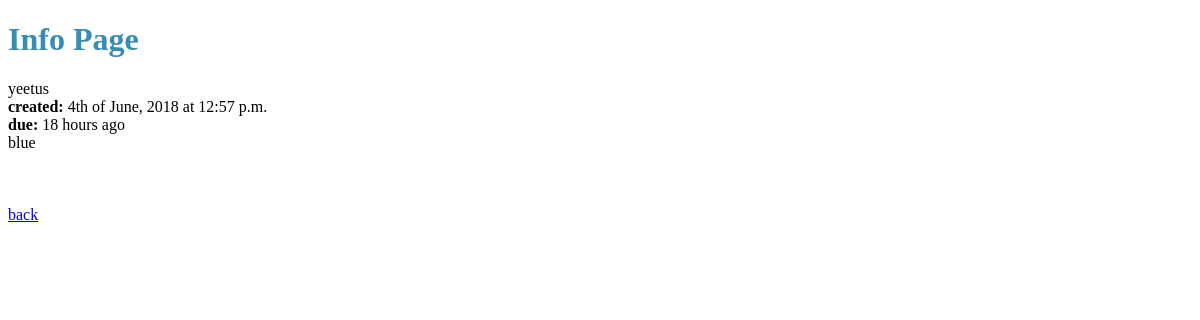
/info, run on an earlier commit of the app's database.
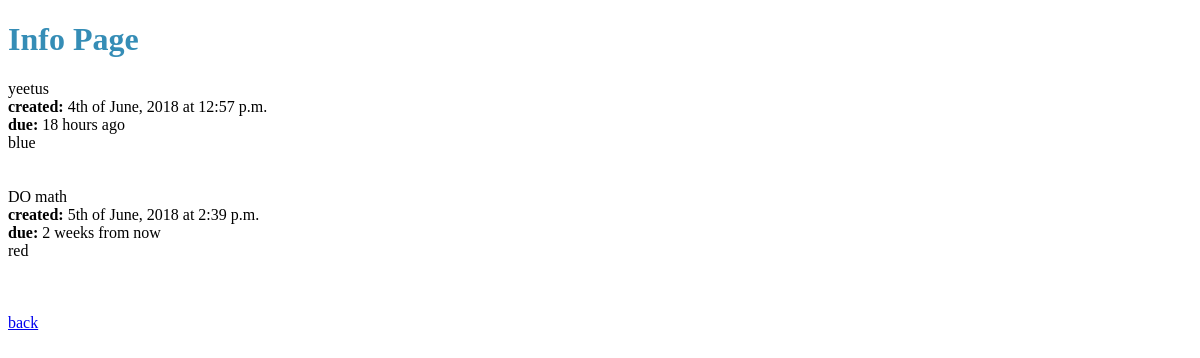
And on a later commit of the database.
### notesApp/models.py (models this page shows, shortened)
class Note(models.Model):
    colourChoices = (
        ('blue' ,'Blue'),
        ('red' ,'Red'),
        ('green' ,'Green'),
        ('yellow' ,'Yellow'),
    )
    owner = models.IntegerField()
    title = models.CharField(max_length=20)
    description = models.TextField()
    colour = models.CharField(max_length=4, choices=colourChoices)
    subject = models.CharField(max_length=20)
    dateCreated = models.DateTimeField('date created')
    dateDue = models.DateTimeField('date due')

### notesApp/views.py (the view)
# urls.py: path('info', views.info, name='info'),
def info(request):
    notes = Note.objects.all()
    return render(request, 'notesApp/info.html', {'notes': notes})

### templates/notesApp/info.html (shortened to what this page needs)
{% load humanize %}
<!DOCTYPE html>
<html lang="en">
<head>
</head>
<body>
    <h1 style="color: rgb(53, 141, 182)">Info Page</h1>
    {% if notes %}
        {% for note in notes %}
            {{ note.title }}<br>
            <b>created:</b> {{ note.dateCreated|date:"jS \o\f F, Y \a\t P" }}<br>
            <b>due:</b> {{ note.dateDue|naturaltime }}
            <br>
            {{ note.colour }}
            <br>
            <br>
            <br>
        {% endfor %}
    {% else %}
        no notes
    {% endif %}
    <br>
    <a href="/">back</a>
</body>
</html>

What changed in the data, as far as the page shows it:
added Note: title "DO math", dateCreated "5th of June, 2018 at 2:39 p.m.", dateDue "2 weeks from now", colour "red"
